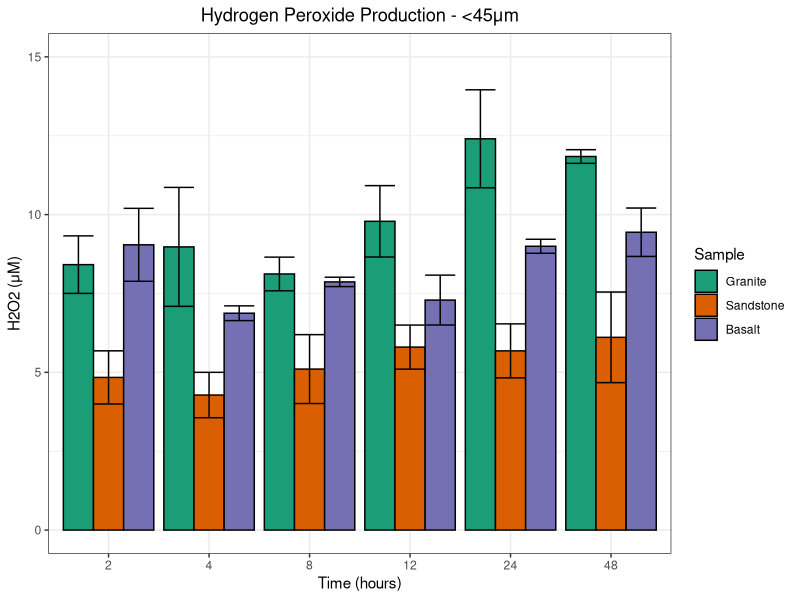
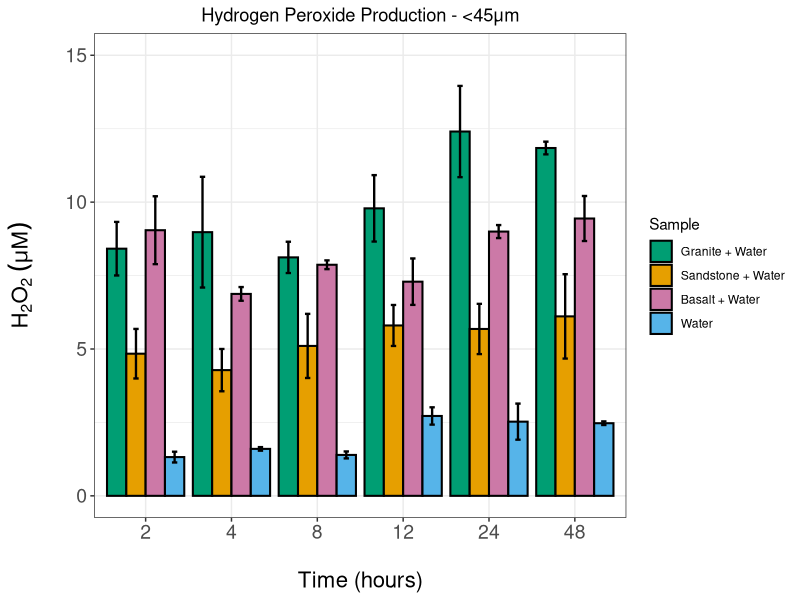
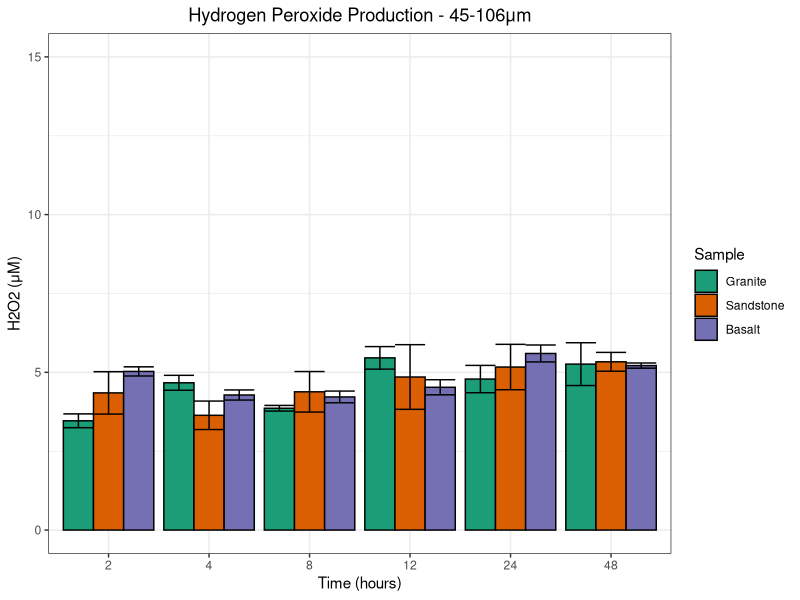
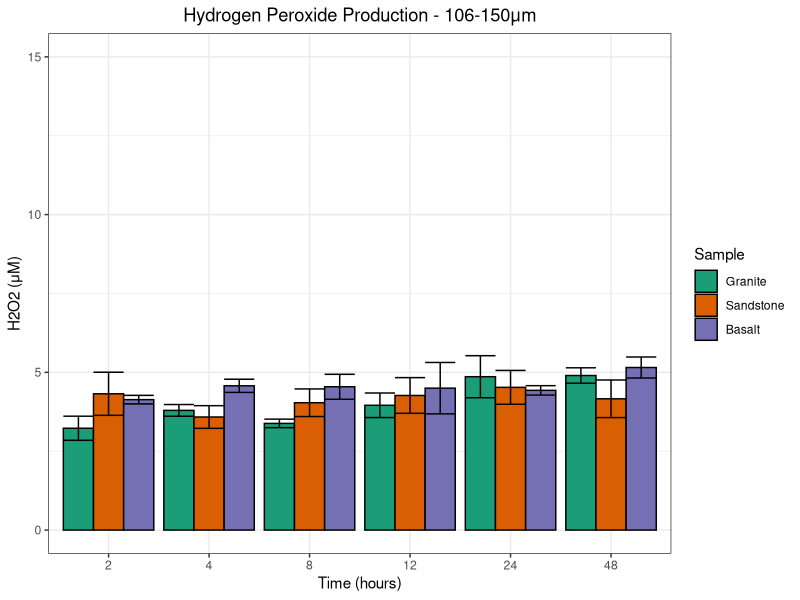
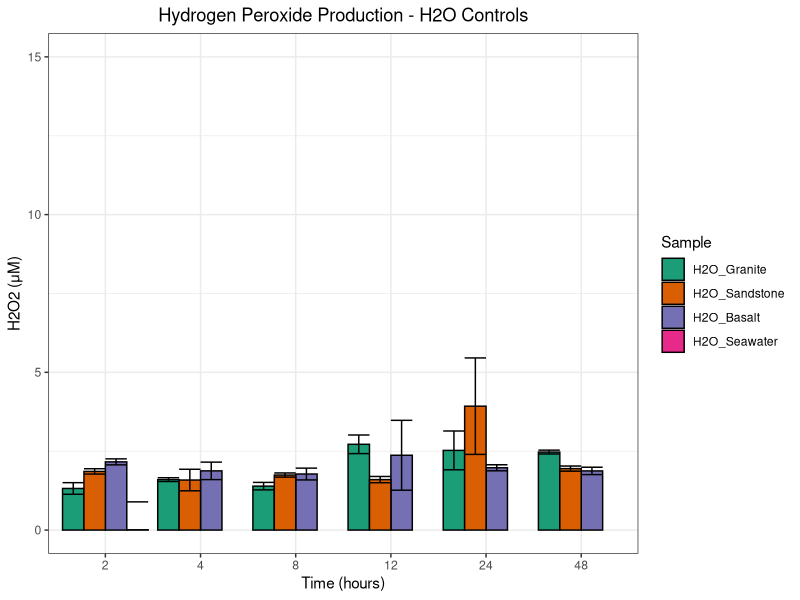
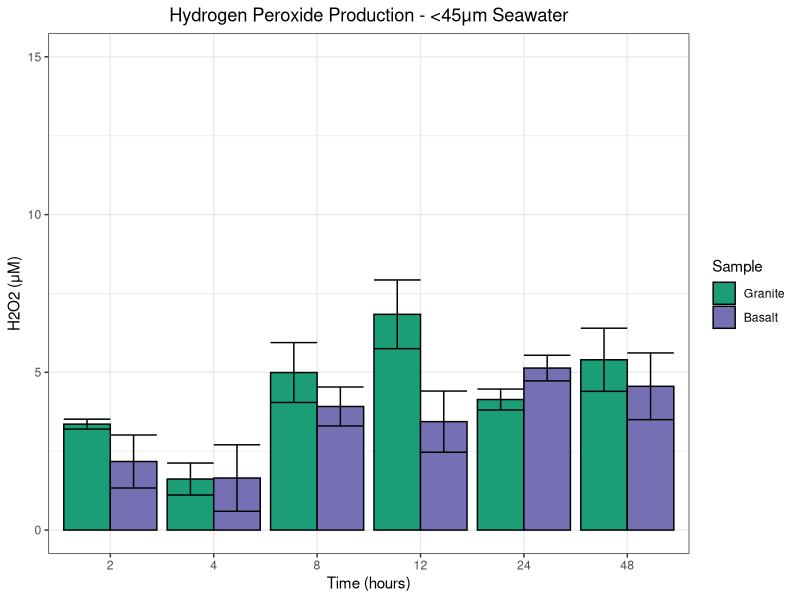
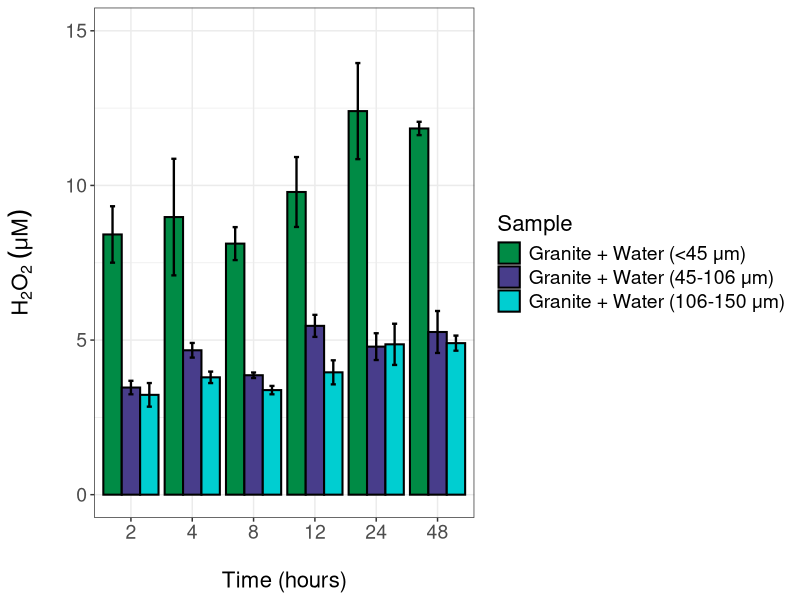

Write R code to recreate these figures, in order.
########### Script for Abiotic Appendix H2O2 Figures ###########

library(reshape2)
library(ggplot2)

df <- read.csv("table_45.csv")
df$Time <- as.factor(df$Time)
df$Sample <- factor(df$Sample,levels = c("Granite", "Sandstone", "Basalt"))

df2 <- read.csv("table_45-106.csv")
df2$Time <- as.factor(df2$Time)
df2$Sample <- factor(df2$Sample,levels = c("Granite", "Sandstone", "Basalt"))

df3 <- read.csv("table_106-150.csv")
df3$Time <- as.factor(df3$Time)
df3$Sample <- factor(df3$Sample,levels = c("Granite", "Sandstone", "Basalt"))

df4 <- read.csv("table_H2O.csv")
df4$Time <- as.factor(df4$Time)
df4$Sample <- factor(df4$Sample,levels = c("H2O_Granite", "H2O_Sandstone", "H2O_Basalt", "H2O_Seawater"))

df5 <- read.csv("table_GranBasSea.csv")
df5$Time <- as.factor(df5$Time)
df5$Sample <- factor(df5$Sample,levels = c("Granite", "Basalt"))

# The palette with grey:
cbPalette <- c("#E69F00", "#56B4E9", "#009E73", "#F0E442", "#0072B2", "#D55E00")
cbbPalette <- c("#E69F00", "#56B4E9", "#F0E442", "#0072B2", "#CC79A7")


# <45um
ggplot(df, aes(x=Time, y=H2O2, fill=Sample)) + 
  geom_bar(stat="identity", color="black", 
           position=position_dodge()) +
  geom_errorbar(aes(ymin=H2O2-Std_Dev, ymax=H2O2+Std_Dev),
                position=position_dodge(.9)) + 
  theme_bw() + 
  scale_fill_brewer(palette="Dark2") +
  ggtitle("Hydrogen Peroxide Production - <45μm") +
  xlab("Time (hours)") +
  ylab("H2O2 (μM)") +
  theme(plot.title=element_text(hjust=0.5)) +
  scale_color_manual(values=cbPalette) + ylim(0,15)

# <45um and water

df0 <- read.csv("table_45_water.csv")
df0$Time <- as.factor(df0$Time)
df0$Sample <- factor(df0$Sample,levels = c("Granite + Water", "Sandstone + Water", "Basalt + Water", "Water"))
cbbbPalette <- c("#009E73","#E69F00",  "#CC79A7", "#56B4E9")

ggplot(df0, aes(x=Time, y=H2O2, fill=Sample)) + 
  geom_bar(stat="identity", color="black", 
           position=position_dodge(), size =0.7) +
  geom_errorbar(aes(ymin=H2O2-Std_Dev, ymax=H2O2+Std_Dev),
                position=position_dodge(.9), 
                width = 0.25,  # Adjusts the width of the error bars
                size = 0.8) +  # Adjusts the thickness of the error bars
  theme_bw() + 
  #scale_fill_brewer(palette="Dark2") +
  ggtitle("Hydrogen Peroxide Production - <45μm") +
  xlab("Time (hours)") +
  ylab(expression(H[2]*O[2] ~ (mu*M))) +
  theme(plot.title=element_text(hjust=0.5),
        axis.title.x = element_text(size = 16, margin = margin(t = 20)),  
        axis.title.y = element_text(size = 16, margin = margin(r = 20)),  
        axis.text.x = element_text(size = 14),
        axis.text.y = element_text(size = 14)) +
  scale_fill_manual(values=cbbbPalette) + ylim(0,15)


# 45-106um
ggplot(df2, aes(x=Time, y=H2O2, fill=Sample)) + 
  geom_bar(stat="identity", color="black", 
           position=position_dodge()) +
  geom_errorbar(aes(ymin=H2O2-Std_Dev, ymax=H2O2+Std_Dev),
                position=position_dodge(.9)) + 
  theme_bw() + 
  scale_fill_brewer(palette="Dark2") +
  ggtitle("Hydrogen Peroxide Production - 45-106μm") +
  xlab("Time (hours)") +
  ylab("H2O2 (μM)") +
  theme(plot.title=element_text(hjust=0.5)) +
  scale_color_manual(values=cbPalette) + ylim(0,15)


# 106-150um
ggplot(df3, aes(x=Time, y=H2O2, fill=Sample)) + 
  geom_bar(stat="identity", color="black", 
           position=position_dodge()) +
  geom_errorbar(aes(ymin=H2O2-Std_Dev, ymax=H2O2+Std_Dev),
                position=position_dodge(.9)) + 
  theme_bw() + 
  scale_fill_brewer(palette="Dark2") +
  ggtitle("Hydrogen Peroxide Production - 106-150μm") +
  xlab("Time (hours)") +
  ylab("H2O2 (μM)") +
  theme(plot.title=element_text(hjust=0.5)) +
  scale_color_manual(values=cbPalette) + ylim(0,15)


# H2O
ggplot(df4, aes(x=Time, y=H2O2, fill=Sample)) + 
  geom_bar(stat="identity", color="black", 
           position=position_dodge()) +
  geom_errorbar(aes(ymin=H2O2-Std_Dev, ymax=H2O2+Std_Dev),
                position=position_dodge(.9)) + 
  theme_bw() + 
  scale_fill_brewer(palette="Dark2") +
  ggtitle("Hydrogen Peroxide Production - H2O Controls") +
  xlab("Time (hours)") +
  ylab("H2O2 (μM)") +
  theme(plot.title=element_text(hjust=0.5)) +
  scale_color_manual(values=cbPalette) + ylim(0,15)


# <45um Seawater
cbbbPalette <- c("#1b9e77", "#7570b3")

ggplot(df5, aes(x=Time, y=H2O2, fill=Sample)) + 
  geom_bar(stat="identity", color="black", 
           position=position_dodge()) +
  geom_errorbar(aes(ymin=H2O2-Std_Dev, ymax=H2O2+Std_Dev),
                position=position_dodge(.9)) + 
  theme_bw() + 
  #scale_fill_brewer(palette="Dark2") +
  ggtitle("Hydrogen Peroxide Production - <45μm Seawater") +
  xlab("Time (hours)") +
  ylab("H2O2 (μM)") +
  theme(plot.title=element_text(hjust=0.5)) +
  scale_fill_manual(values = cbbbPalette, labels = c("Granite", "Basalt")) + ylim(0,15)

########### FIGURE S.1.6A ########### 

df6 <- read.csv("table_granite.csv")
df6$Sample <- gsub("um", "μm", df6$Sample)
df6$Time <- as.factor(df6$Time)
df6$Sample <- factor(df6$Sample,levels = c("Granite + Water (<45 μm)","Granite + Water (45-106 μm)","Granite + Water (106-150 μm)"))
cbbbPalette <- c("springgreen4","darkslateblue",  "darkturquoise")

ggplot(df6, aes(x=Time, y=H2O2, fill=Sample)) + 
  geom_bar(stat="identity", color="black", 
           position=position_dodge(), size =0.7) +
  geom_errorbar(aes(ymin=H2O2-Std_Dev, ymax=H2O2+Std_Dev),
                position=position_dodge(.9), 
                width = 0.25,  # Adjusts the width of the error bars
                size = 0.8) +  # Adjusts the thickness of the error bars
  theme_bw() + 
  xlab("Time (hours)") +
  ylab(expression(H[2]*O[2] ~ (mu*M))) +
  theme(plot.title=element_text(hjust=0.5),
        axis.title.x = element_text(size = 16, margin = margin(t = 20)),  
        axis.title.y = element_text(size = 16, margin = margin(r = 20)),  
        axis.text.x = element_text(size = 14),
        axis.text.y = element_text(size = 14),
        legend.title = element_text(size = 16),
        legend.text = element_text(size = 14)) +
  scale_fill_manual(values=cbbbPalette) + ylim(0,15)

